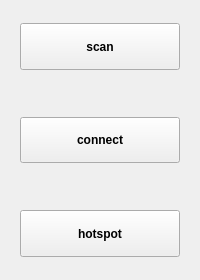
       <widget class="QWidget" name="widget_9" native="true">
        <property name="sizePolicy">
         <sizepolicy hsizetype="Preferred" vsizetype="Minimum">
          <horstretch>0</horstretch>
          <verstretch>0</verstretch>
         </sizepolicy>
        </property>
        <property name="minimumSize">
         <size>
          <width>0</width>
          <height>0</height>
         </size>
        </property>
        <property name="maximumSize">
         <size>
          <width>250</width>
          <height>16777215</height>
         </size>
        </property>
        <layout class="QHBoxLayout" name="horizontalLayout_15" stretch="1,8,1">
         <property name="spacing">
          <number>0</number>
         </property>
         <property name="leftMargin">
          <number>0</number>
         </property>
         <property name="topMargin">
          <number>0</number>
         </property>
         <property name="rightMargin">
          <number>0</number>
         </property>
         <property name="bottomMargin">
          <number>0</number>
         </property>
         <item>
          <spacer name="horizontalSpacer_9">
           <property name="orientation">
            <enum>Qt::Horizontal</enum>
           </property>
           <property name="sizeHint" stdset="0">
            <size>
             <width>40</width>
             <height>20</height>
            </size>
           </property>
          </spacer>
         </item>
         <item>
          <layout class="QVBoxLayout" name="verticalLayout" stretch="1,2,2,2,2,2,1">
           <property name="spacing">
            <number>0</number>
           </property>
           <item>
            <spacer name="verticalSpacer_4">
             <property name="orientation">
              <enum>Qt::Vertical</enum>
             </property>
             <property name="sizeHint" stdset="0">
              <size>
               <width>20</width>
               <height>40</height>
              </size>
             </property>
            </spacer>
           </item>
           <item>
            <widget class="QPushButton" name="WifiConnectBtn">
             <property name="sizePolicy">
              <sizepolicy hsizetype="Minimum" vsizetype="Minimum">
               <horstretch>0</horstretch>
               <verstretch>0</verstretch>
              </sizepolicy>
             </property>
             <property name="minimumSize">
              <size>
               <width>0</width>
               <height>40</height>
              </size>
             </property>
             <property name="maximumSize">
              <size>
               <width>16777215</width>
               <height>16777215</height>
              </size>
             </property>
             <property name="font">
              <font>
               <family>Ubuntu</family>
               <weight>75</weight>
               <italic>false</italic>
               <bold>true</bold>
              </font>
             </property>
             <property name="layoutDirection">
              <enum>Qt::LeftToRight</enum>
             </property>
             <property name="text">
              <string>scan</string>
             </property>
             <property name="icon">
              <iconset resource="translation.qrc">
               <normaloff>:/button_image/bluetooth/scan.png</normaloff>:/button_image/bluetooth/scan.png</iconset>
             </property>
             <property name="iconSize">
              <size>
               <width>32</width>
               <height>32</height>
              </size>
             </property>
             <property name="autoDefault">
              <bool>true</bool>
             </property>
             <property name="default">
              <bool>false</bool>
             </property>
             <property name="flat">
              <bool>false</bool>
             </property>
            </widget>
           </item>
           <item>
            <spacer name="verticalSpacer_5">
             <property name="orientation">
              <enum>Qt::Vertical</enum>
             </property>
             <property name="sizeHint" stdset="0">
              <size>
               <width>20</width>
               <height>40</height>
              </size>
             </property>
            </spacer>
           </item>
           <item>
            <widget class="QPushButton" name="WifiStatusBtn">
             <property name="sizePolicy">
              <sizepolicy hsizetype="Minimum" vsizetype="Minimum">
               <horstretch>0</horstretch>
               <verstretch>0</verstretch>
              </sizepolicy>
             </property>
             <property name="minimumSize">
              <size>
               <width>0</width>
               <height>40</height>
              </size>
             </property>
             <property name="maximumSize">
              <size>
               <width>16777215</width>
               <height>16777215</height>
              </size>
             </property>
             <property name="font">
              <font>
               <family>Ubuntu</family>
               <weight>75</weight>
               <italic>false</italic>
               <bold>true</bold>
              </font>
             </property>
             <property name="layoutDirection">
              <enum>Qt::LeftToRight</enum>
             </property>
             <property name="text">
              <string>connect</string>
             </property>
             <property name="icon">
              <iconset resource="translation.qrc">
               <normaloff>:/button_image/connect.svg</normaloff>:/button_image/connect.svg</iconset>
             </property>
             <property name="iconSize">
              <size>
               <width>32</width>
               <height>32</height>
              </size>
             </property>
             <property name="autoDefault">
              <bool>true</bool>
             </property>
             <property name="default">
              <bool>false</bool>
             </property>
             <property name="flat">
              <bool>false</bool>
             </property>
            </widget>
           </item>
           <item>
            <spacer name="verticalSpacer_6">
             <property name="orientation">
              <enum>Qt::Vertical</enum>
             </property>
             <property name="sizeHint" stdset="0">
              <size>
               <width>20</width>
               <height>40</height>
              </size>
             </property>
            </spacer>
           </item>
           <item>
            <widget class="QPushButton" name="HotspotConBtn">
             <property name="sizePolicy">
              <sizepolicy hsizetype="Minimum" vsizetype="Minimum">
               <horstretch>0</horstretch>
               <verstretch>0</verstretch>
              </sizepolicy>
             </property>
             <property name="minimumSize">
              <size>
               <width>0</width>
               <height>40</height>
              </size>
             </property>
             <property name="maximumSize">
              <size>
               <width>16777215</width>
               <height>16777215</height>
              </size>
             </property>
             <property name="font">
              <font>
               <family>Ubuntu</family>
               <weight>75</weight>
               <italic>false</italic>
               <bold>true</bold>
              </font>
             </property>
             <property name="text">
              <string>hotspot</string>
             </property>
             <property name="icon">
              <iconset resource="translation.qrc">
               <normaloff>:/button_image/wifi/hot spot.png</normaloff>:/button_image/wifi/hot spot.png</iconset>
             </property>
             <property name="iconSize">
              <size>
               <width>32</width>
               <height>32</height>
              </size>
             </property>
            </widget>
           </item>
           <item>
            <spacer name="verticalSpacer_7">
             <property name="orientation">
              <enum>Qt::Vertical</enum>
             </property>
             <property name="sizeHint" stdset="0">
              <size>
               <width>20</width>
               <height>40</height>
              </size>
             </property>
            </spacer>
           </item>
          </layout>
         </item>
         <item>
          <spacer name="horizontalSpacer_8">
           <property name="orientation">
            <enum>Qt::Horizontal</enum>
           </property>
           <property name="sizeHint" stdset="0">
            <size>
             <width>40</width>
             <height>20</height>
            </size>
           </property>
          </spacer>
         </item>
        </layout>
       </widget>
